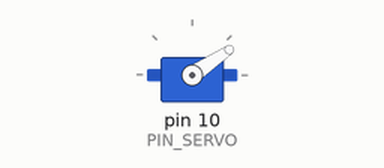
The sketch below on a simulated Arduino Uno, built with avr-gcc and run on an emulated ATmega328P. Shown: servo.

Above: at 0.55 s.
At 1.65 s:
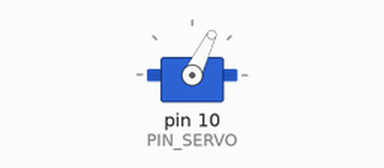
At 2.75 s:
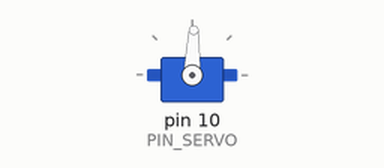
At 4.95 s:
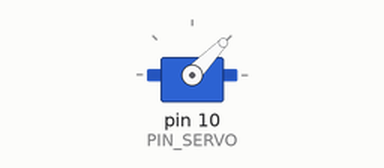
Timing chart, 0 to 8.3 s (numbered marks = the images above):
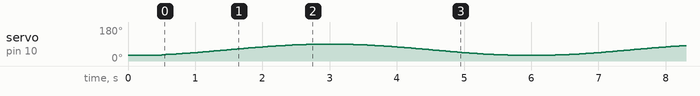

The sketch:

10_example_3_2.ino
```cpp
#include <Servo.h>
#include <math.h>

#define PIN_SERVO 10

Servo myServo;
unsigned long MOVING_TIME = 3000;
unsigned long moveStartTime;
int startAngle = 30;
int stopAngle  = 90;

void setup() {
  myServo.attach(PIN_SERVO);
  moveStartTime = millis();
  myServo.write(startAngle);
  delay(500);
}

void loop() {
  unsigned long progress = millis() - moveStartTime;

  if (progress <= MOVING_TIME) {
    // 1. 시간 진행률 계산 (0.0 ~ 1.0)
    float timeRatio = (float)progress / MOVING_TIME;

    // 2. 코사인 함수를 이용해 움직임 진행률 계산
    float easeRatio = cosineEaseInOut(timeRatio);

    // 3. 최종 각도 계산 및 적용
    int totalAngleRange = stopAngle - startAngle;
    int angle = startAngle + (easeRatio * totalAngleRange);
    myServo.write(angle);

  } else {
    // 방향 전환
    int temp = startAngle;
    startAngle = stopAngle;
    stopAngle = temp;
    moveStartTime = millis();
  }
}

/**
 * @brief 코사인 함수를 이용한 가감속 (Cosine Ease-In/Out)
 * @param t 시간 진행률 (0.0 ~ 1.0)
 * @return 변환된 움직임 진행률 (0.0 ~ 1.0)
 */
float cosineEaseInOut(float t) {
  return 0.5 * (1.0 - cos(t * PI));
}
```
